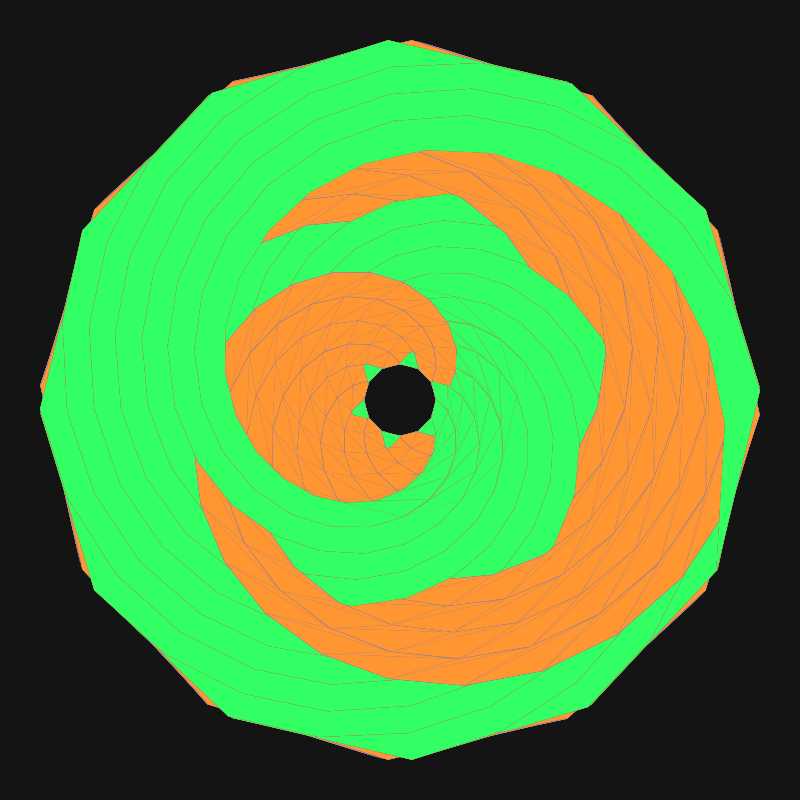
Frame 1 (no input)
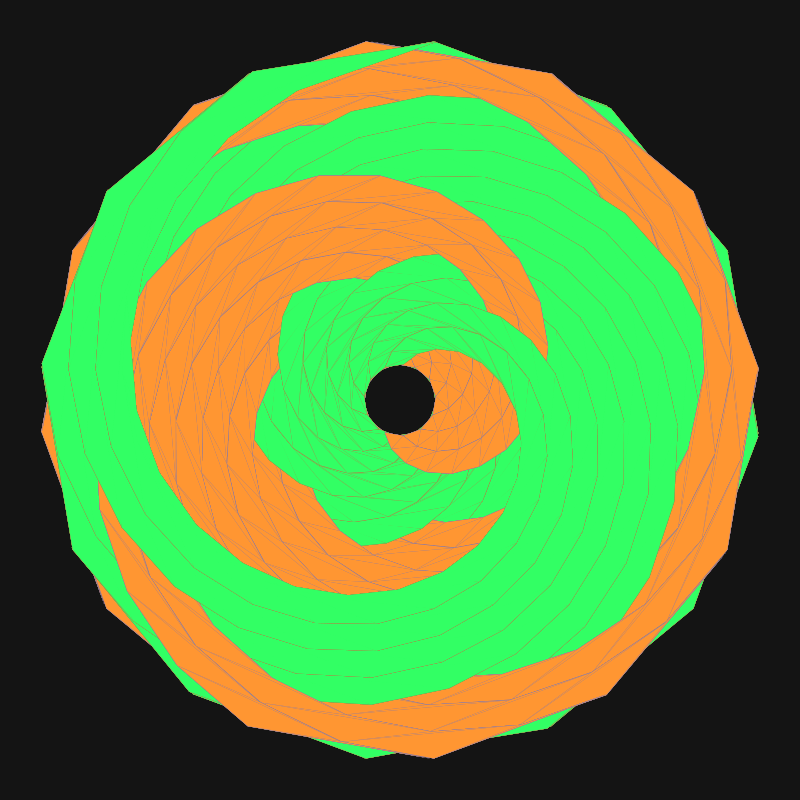
Frame 60 (no input)
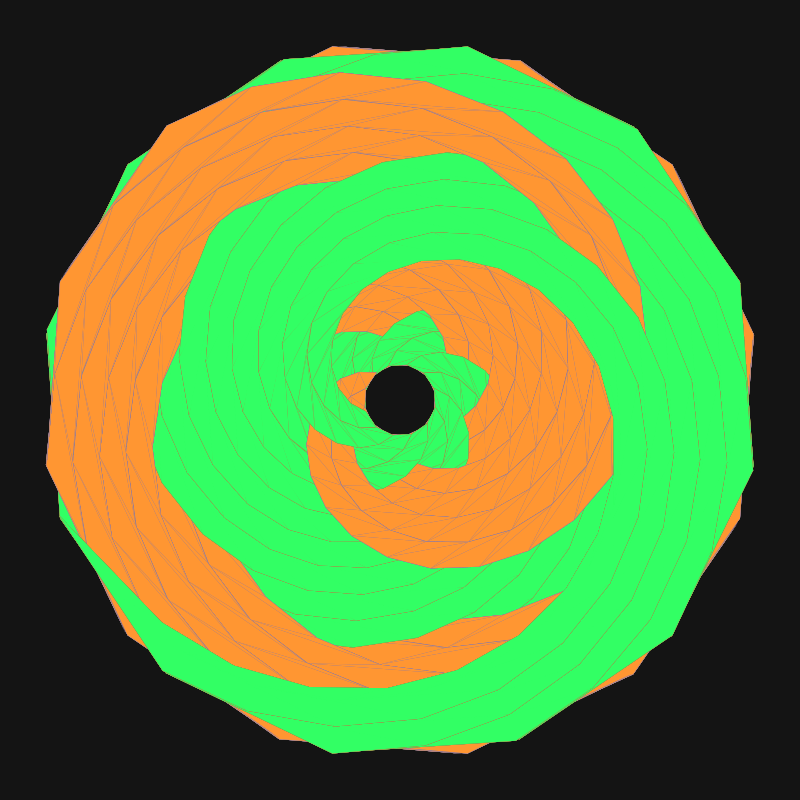
Frame 120 (the mouse pressed at the canvas centre since frame 60)

The p5.js sketch that drew these frames (run headless with seeded random() and noise() and a simulated clock; from frame 60 on, the mouse is pressed at the canvas centre):

// p5.js sketch
// ── sketch.js
// P5.js Drill Spiral Pattern
let segments = 12;  // Number of segments around the center
let rotationSpeed = 0.002;

// Complementary color pairs
const colorPairs = [
  // Blue-Orange pair
  [[50, 100, 255], [255, 150, 50]],
  // Red-Green pair
  [[255, 50, 50], [50, 255, 100]]
];

function setup() {
  const size = min(windowWidth * 0.8, 800);
  createCanvas(size, size);
  angleMode(RADIANS);
  colorMode(RGB);
}

function draw() {
  background(20);
  translate(width / 2, height / 2);

  let radius = width * 0.45;  // Reduced to ensure spirals touch perfectly
  
  // Calculate segment angle for perfect alignment
  const segmentAngle = TWO_PI / segments;
  
  // Draw each spiral segment
  for (let i = 0; i < segments; i++) {
    const baseAngle = segmentAngle * i;
    const colorPairIndex = i % 2;
    const colors = colorPairs[colorPairIndex];
    
    // Alternate rotation direction
    const rotation = (i % 2 === 0) ? millis() * rotationSpeed : -millis() * rotationSpeed;

    drawDrillSpiral(
      radius,
      baseAngle,
      segmentAngle,
      colors,
      rotation,
      i % 2 === 0
    );
    
    drawDrillSpiral(
      radius,
      baseAngle,
      segmentAngle,
      colors,
      rotation-100,
      i % 2 === 0
    );
  }
}

function drawDrillSpiral(radius, baseAngle, segmentAngle, colors, rotation, clockwise) {
  const spiralSteps = 24;  // Increased for smoother spiral
  const segmentSteps = 8;  // Number of segments in each spiral
  
  push();
  // Rotate to position and align segment
  stroke(100)
  rotate(baseAngle);
  
  // Create the drill spiral effect
  for (let step = 0; step < segmentSteps; step++) {
    beginShape(TRIANGLE_STRIP);
    
    const colorIndex = step % 2;
    fill(colors[colorIndex][0], colors[colorIndex][1], colors[colorIndex][2]);
    noStroke();

    for (let i = 0; i <= spiralSteps; i++) {
      const t = i / spiralSteps;
      const r = radius * (1 - t * 0.9);  // Slightly reduce inner radius for better center convergence
      
      // Calculate spiral twist
      const twist = rotation + (clockwise ? t * TWO_PI : -t * TWO_PI);
      
      // Calculate points along the spiral edge
      const angle1 = twist;
      const angle2 = twist + segmentAngle;
      
      // Create perfectly aligned edges
      const x1 = r * cos(angle1);
      const y1 = r * sin(angle1);
      const x2 = r * cos(angle2);
      const y2 = r * sin(angle2);
      
      vertex(x1, y1);
      vertex(x2, y2);
    }
    endShape();
  }
  pop();
}

function windowResized() {
  const size = min(windowWidth * 0.8, 800);
  resizeCanvas(size, size);
}
